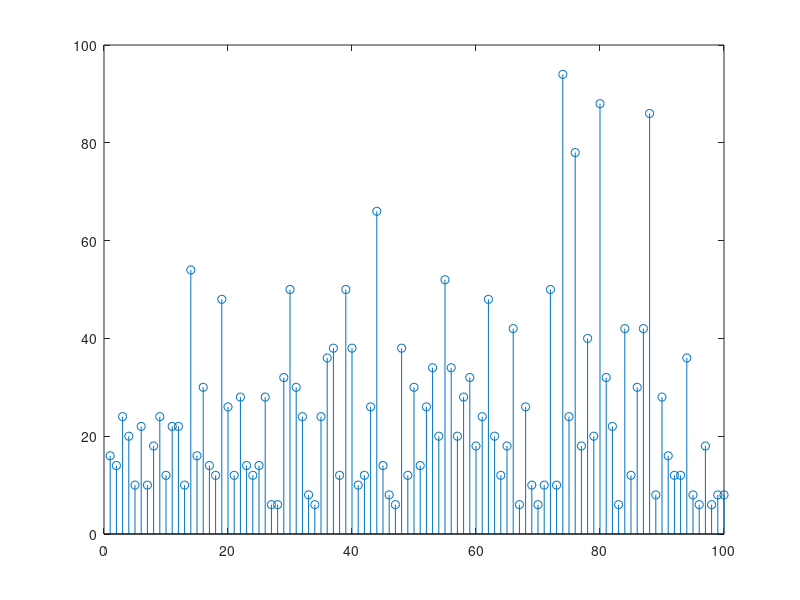

This chart was generated by the following MATLAB code:
%1
guess1=2/2;
guess2=2/guess1;
sqrt2 = mean([guess1 guess2]); 
while abs(2-sqrt2^2)>(0.00001)^2
    guess1=sqrt2;
    guess2=2/guess1;
    sqrt2=mean([guess1 guess2]);
end 
%2
RWL = cell(1,100);
for i=1:100
    num=0;
    arr=num;
    while abs(num)<5
        if randi(2)>1
            val=1;
        else
            val=-1;
        end
        num=num+val;
        arr=[arr,num];
    end
    RWL{i}=arr;
    temp1=size(arr);
    %3
    walk_lenght(i)=temp1(2);
end
%4
walk_min=min(walk_lenght);
%5
walk_max=max(walk_lenght);
%6
walk_mean=round(mean(walk_lenght));
%7
stem(walk_lenght);
clear guess1 guess2 i num temp1 val arr